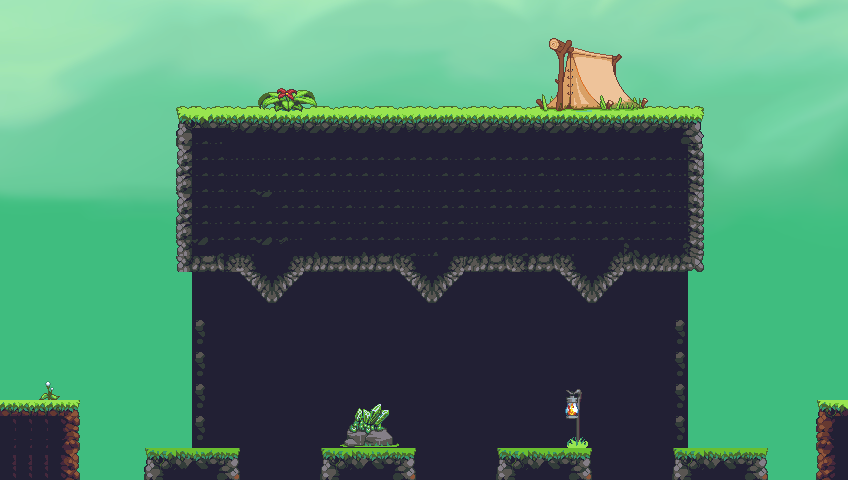

Below is a game level as drawn by its tile map, then a one-line description and the .tmx that defines it (tile-layer data replaced by summaries):
An orthogonal 53x30 tile map with 16x16 px tiles, 6 tile layers (collisions, Background, Background2, Water, ...), 4 tilesets.

<map version="1.4" tiledversion="1.4.3" orientation="orthogonal" renderorder="right-down" width="53" height="30" tilewidth="16" tileheight="16" infinite="0" nextlayerid="7" nextobjectid="1">
 <tileset firstgid="1" source="Background.tsx" />
 <tileset firstgid="31801" source="53x30_1.tsx" />
 <tileset firstgid="31954" source="Jungle_terrain.tsx" />
 <tileset firstgid="33634" source="objects.tsx" />
 <layer id="6" name="collisions" width="53" height="30">
  <data>[1590 cells, 435 non-empty, 5 distinct tile ids]</data>
 </layer>
 <layer id="1" name="Background" width="53" height="30">
  <data>[1590 cells, 1590 non-empty, 1590 distinct tile ids]</data>
 </layer>
 <layer id="2" name="Background2" width="53" height="30">
  <data>[1590 cells, 650 non-empty, 18 distinct tile ids]</data>
 </layer>
 <layer id="3" name="Water" width="53" height="30">
  <data>[1590 cells, 0 non-empty, 0 distinct tile ids]</data>
 </layer>
 <layer id="4" name="Plateformes" width="53" height="30">
  <data>[1590 cells, 445 non-empty, 81 distinct tile ids]</data>
 </layer>
 <layer id="5" name="Foreground" width="53" height="30">
  <data>[1590 cells, 88 non-empty, 82 distinct tile ids]</data>
 </layer>
</map>
